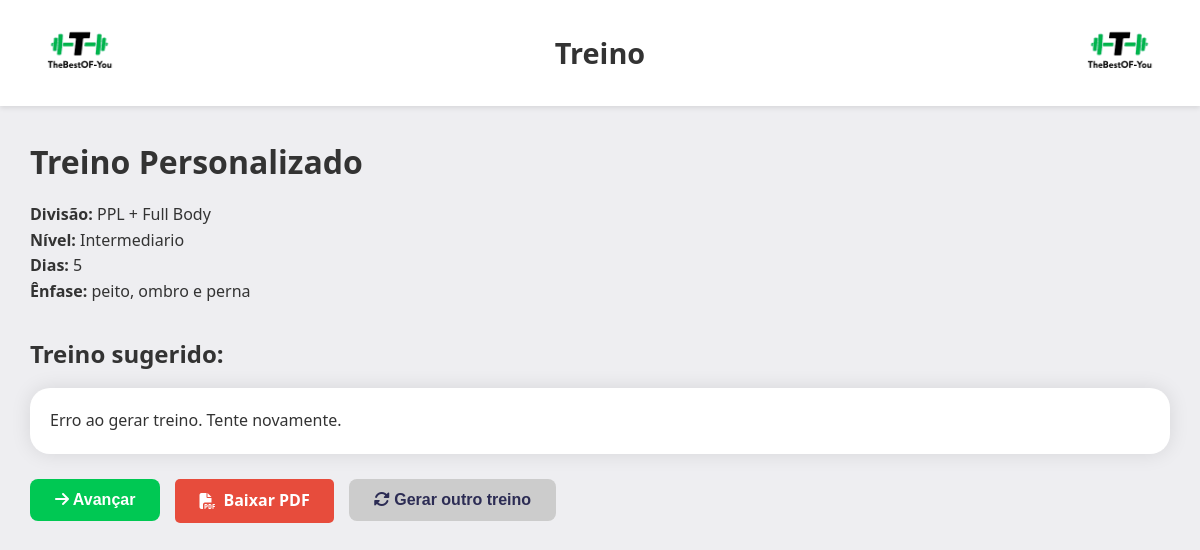
The app's page /Códigos/montagem_treino/montagem_treino.php (signed in) with its own data.
### tables this page shows
CREATE TABLE `treino` (
  `id_treino` int(11) NOT NULL,
  `id_usuario` int(11) NOT NULL,
  `divisao_treino` varchar(30) NOT NULL,
  `dias_de_treino` int(11) NOT NULL,
  `nivel_de_treino` varchar(30) NOT NULL,
  `arquivo_treino` varchar(255) NOT NULL,
  `enfase_muscular` varchar(255) DEFAULT NULL,
  `situacao` varchar(2) NOT NULL
);

### Códigos/libs/Parsedown.php (called while the page is built, shortened)
<?php
class Parsedown
{
    function text($text)
    {
        $Elements = $this->textElements($text);
        $markup = $this->elements($Elements);
        $markup = trim($markup, "\n");
        return $markup;
    }
    protected function textElements($text)
    {
        $text = str_replace(array("\r\n", "\r"), "\n", $text);
        $text = trim($text, "\n");
        $lines = explode("\n", $text);
        return $this->linesElements($lines);
    }
    protected $breaksEnabled;
    protected $safeMode;
    protected $unmarkedBlockTypes = array(
        'Code',
    );
    protected function linesElements(array $lines)
    {
        $Elements = array();
        $CurrentBlock = null;
        foreach ($lines as $line)
        {
            $indent = strspn($line, ' ');
            $text = $indent > 0 ? substr($line, $indent) : $line;
            $Line = array('body' => $line, 'indent' => $indent, 'text' => $text);
            $marker = $text[0];
            $blockTypes = $this->unmarkedBlockTypes;
            foreach ($blockTypes as $blockType)
            {
                $Block = $this->{"block$blockType"}($Line, $CurrentBlock);
            }
            if (isset($Block))
            {
                $CurrentBlock = $Block;
            }
            else
            {
                $CurrentBlock = $this->paragraph($Line);
                $CurrentBlock['identified'] = true;
            }
        }
        if (isset($CurrentBlock))
        {
            $Elements[] = $this->extractElement($CurrentBlock);
        }
        return $Elements;
    }
    protected function extractElement(array $Component)
    {
        return $Component['element'];
    }
    protected function paragraph($Line)
    {
        return array(
            'type' => 'Paragraph',
            'element' => array(
                'name' => 'p',
                'handler' => array(
                    'function' => 'lineElements',
                    'argument' => $Line['text'],
                    'destination' => 'elements',
                ),
            ),
        );
    }
    protected function lineElements($text, $nonNestables = array())
    {
        $text = str_replace(array("\r\n", "\r"), "\n", $text);
        $Elements = array();
        $InlineText = $this->inlineText($text);
        $Elements[] = $InlineText['element'];
        foreach ($Elements as &$Element)
        {
            if ( ! isset($Element['autobreak']))
            {
                $Element['autobreak'] = false;
            }
        }
        return $Elements;
    }
    protected function inlineText($text)
    {
        $Inline = array(
            'extent' => strlen($text),
            'element' => array(),
        );
        $Inline['element']['elements'] = self::pregReplaceElements(
            $this->breaksEnabled ? '/[ ]*+\n/' : '/(?:[ ]*+\\\\|[ ]{2,}+)\n/',
            array(
                array('name' => 'br'),
                array('text' => "\n"),
            ),
            $text
        );
        return $Inline;
    }
    protected function handle(array $Element)
    {
        if (isset($Element['handler']))
        {
            if (!isset($Element['nonNestables']))
            {
                $Element['nonNestables'] = array();
            }
            if (is_string($Element['handler']))
            {
                $function = $Element['handler'];
                $argument = $Element['text'];
                unset($Element['text']);
                $destination = 'rawHtml';
            }
            else
            {
                $function = $Element['handler']['function'];
                $argument = $Element['handler']['argument'];
                $destination = $Element['handler']['destination'];
            }
            $Element[$destination] = $this->{$function}($argument, $Element['nonNestables']);
            unset($Element['handler']);
        }
        return $Element;
    }
    protected function element(array $Element)
    {
        $Element = $this->handle($Element);
        $hasName = isset($Element['name']);
        $markup = '';
        if ($hasName)
        {
            $markup .= '<' . $Element['name'];
        }
        $permitRawHtml = false;
        if (isset($Element['text']))
        {
            $text = $Element['text'];
        }
        elseif (isset($Element['rawHtml']))
        {
            $text = $Element['rawHtml'];
            $allowRawHtmlInSafeMode = isset($Element['allowRawHtmlInSafeMode']) && $Element['allowRawHtmlInSafeMode'];
            $permitRawHtml = !$this->safeMode || $allowRawHtmlInSafeMode;
        }
        $hasContent = isset($text) || isset($Element['element']) || isset($Element['elements']);
        if ($hasContent)
        {
            $markup .= $hasName ? '>' : '';
            if (isset($Element['elements']))
            {
                $markup .= $this->elements($Element['elements']);
            }
            elseif (isset($Element['element']))
            {
                $markup .= $this->element($Element['element']);
            }
            else
            {
                if (!$permitRawHtml)
                {
                    $markup .= self::escape($text, true);
                }
                else
                {
                    $markup .= $text;
                }
            }
            $markup .= $hasName ? '</' . $Element['name'] . '>' : '';
        }
        elseif ($hasName)
        {
            $markup .= ' />';
        }
        return $markup;
    }
    protected function elements(array $Elements)
    {
        $markup = '';
        $autoBreak = true;
        foreach ($Elements as $Element)
        {
            $autoBreakNext = (isset($Element['autobreak'])
                ? $Element['autobreak'] : isset($Element['name'])
            );
            $autoBreak = !$autoBreak ? $autoBreak : $autoBreakNext;
            $markup .= ($autoBreak ? "\n" : '') . $this->element($Element);
            $autoBreak = $autoBreakNext;
        }
        $markup .= $autoBreak ? "\n" : '';
        return $markup;
    }
    protected static function pregReplaceElements($regexp, $Elements, $text)
    {
        $newElements = array();
        $newElements[] = array('text' => $text);
        return $newElements;
    }
    protected static function escape($text, $allowQuotes = false)
    {
        return htmlspecialchars($text, $allowQuotes ? ENT_NOQUOTES : ENT_QUOTES, 'UTF-8');
    }
}

### Códigos/montagem_treino/montagem_treino.php (the view, shortened to what this page needs)
<?php
include('../conexao.php');
require_once '../libs/Parsedown.php';
$id_usuario = $_SESSION['id_usuario'];
$query_busca = "
    SELECT t.id_treino, t.divisao_treino, t.nivel_de_treino, t.dias_de_treino, t.enfase_muscular
    FROM treino t
    WHERE t.id_usuario = ?
    ORDER BY t.id_treino DESC
    LIMIT 1";
$stmt = $conexao->prepare($query_busca);
$stmt->bind_param("i", $id_usuario);
$stmt->execute();
$result_treino = $stmt->get_result();
$row = $result_treino->fetch_assoc();
$divisao_treino = trim($row['divisao_treino']);
$nivel_de_treino = strtolower($row['nivel_de_treino']);
$dias_de_treino = (int) $row['dias_de_treino'];
$enfase = !empty($row['enfase_muscular']) ? strtolower($row['enfase_muscular']) : 'Nenhuma';
$treino = $_SESSION['treino_temp'];
$Parsedown = new Parsedown();
$treino_html = $Parsedown->text($treino);
?>
<!DOCTYPE html>
<html lang="pt-BR">
<head>
    <link rel="stylesheet" href="montagem_treino.css?v=2">
    <link rel="stylesheet" href="https://cdnjs.cloudflare.com/ajax/libs/font-awesome/6.5.0/css/all.min.css">
</head>
<body>
    <header>
        <div class="logo"><a href="../pagina_principal/index.php"><img src="imagens/Logo.png" alt="Logo"></a></div>
        <div class="site-name">Treino</div>
        <div class="logo"><a href="../pagina_principal/index.php"><img src="imagens/Logo.png" alt="Logo"></a></div>
    </header>
    <div class="qlqr">
        <h1>Treino Personalizado</h1>
        <p><strong>Divisão:</strong> <?= htmlspecialchars($divisao_treino) ?></p>
        <p><strong>Nível:</strong> <?= ucfirst(htmlspecialchars($nivel_de_treino)) ?></p>
        <p><strong>Dias:</strong> <?= htmlspecialchars($dias_de_treino) ?></p>
        <p><strong>Ênfase:</strong> <?= htmlspecialchars($enfase) ?></p>
        <h2>Treino sugerido:</h2>
        <div class="treino"><?= $treino_html ?></div>
        <div class="botoes">
            <form method="post" id="formSalvar">
                <button type="submit" class="salvar" id="btnSalvar"><i class="fas fa-arrow-right"></i> Avançar</button>
            </form>
            <?php if (!empty($treino)): ?>
                <a href="gerar_pdf_treino.php?treino=<?= urlencode($treino); ?>" target="_blank" class="botao-pdf">
                    <i class="fas fa-file-pdf"></i> Baixar PDF
                </a>
            <?php endif; ?>
            <form method="get" id="formGerar">
                <button type="submit" class="outra" id="btnGerarOutra"><i class="fas fa-sync-alt"></i> Gerar outro treino</button>
            </form>
        </div>
    </div>
</body>
</html>

### Códigos/montagem_treino/montagem_treino.css (style rules this page uses)
* { margin: 0; padding: 0; box-sizing: border-box; }
body { font-family: 'Segoe UI', sans-serif; background-color: #eeeef1; color: #333; line-height: 1.6; }
header { background-color: white; padding: 30px 0px; display: flex; align-items: center; justify-content: space-between; box-shadow: 0 2px 5px rgba(0,0,0,0.1); position: relative; }
.logo { position: absolute; height: 120px; }
.logo:first-child { left: 20px; }
.logo:last-child { right: 20px; }
.logo img { height: 120px; cursor: pointer; transition: transform 0.3s ease; }
.site-name { font-size: 1.8rem; font-weight: 700; margin: 0 auto; text-align: center; flex-grow: 1; }
.qlqr { padding: 30px; }
h1, h2 { color: #333; margin-bottom: 15px; }
h2 { margin-top: 30px; }
.treino { background-color: #ffffff; padding: 20px; border-radius: 20px; white-space: pre-wrap; box-shadow: 0 0 20px rgba(0, 0, 0, 0.1); margin-bottom: 20px; transition: all 0.3s ease; }
.botoes { display: flex; gap: 15px; flex-wrap: wrap; margin-top: 25px; }
button { padding: 12px 25px; font-size: 16px; font-weight: bold; border-radius: 8px; border: none; cursor: pointer; background-color: #00c853; color: white; transition: background-color 0.3s ease, transform 0.2s ease; }
button.salvar { background-color: #00c853; }
button.outra { background-color: #ccc; color: #2c2c54; }

### Códigos/montagem_treino/montagem_treino.php (style rules this page uses)
.botao-pdf { display: inline-flex; align-items: center; justify-content: center; gap: 8px; background-color: #e74c3c; color: white; padding: 12px 24px; border-radius: 5px; text-decoration: none; font-family: inherit; font-weight: bold; font-size: 16px; border: none; cursor: pointer; transition: background 0.3s; height: 44px; box-sizing: border-box; }

### records on screen
treino: divisao_treino "PPL + Full Body", nivel_de_treino "Intermediario", dias_de_treino "5", enfase_muscular "peito, ombro e perna"

### other values on screen
$treino_html "Erro ao gerar treino. Tente novamente."
